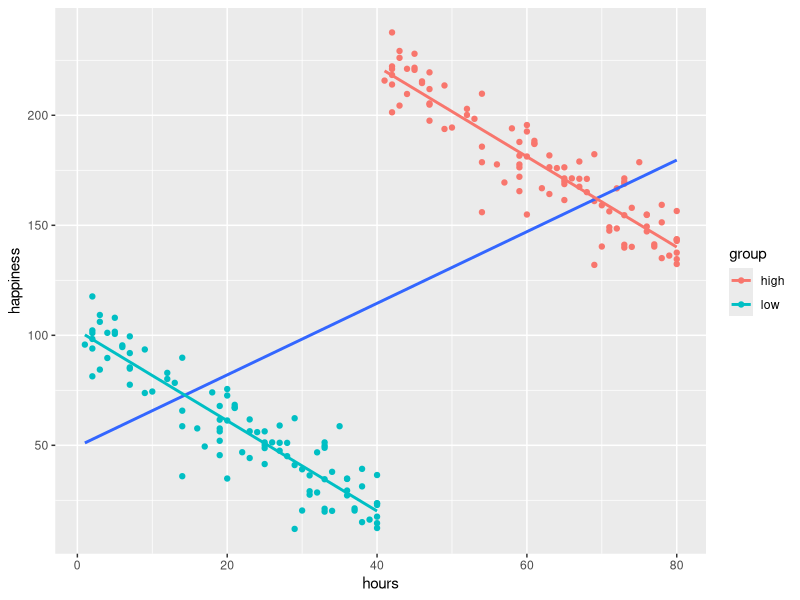
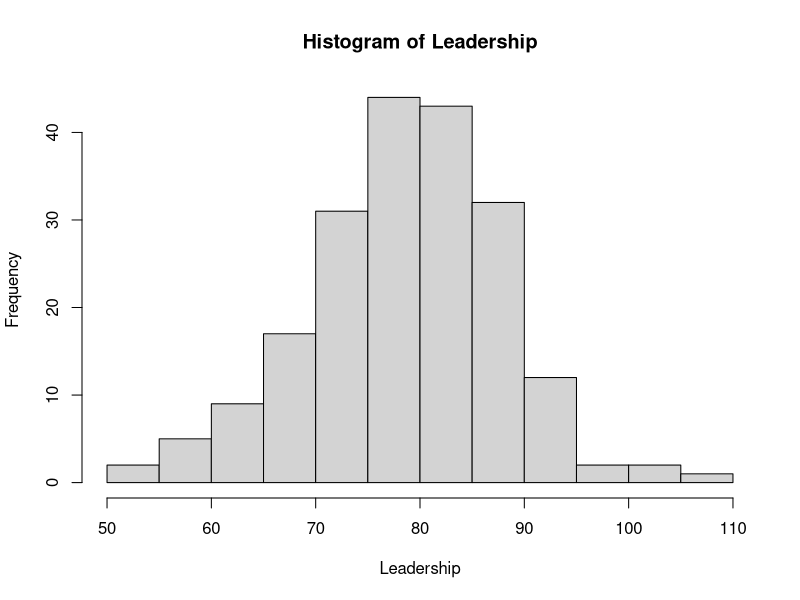
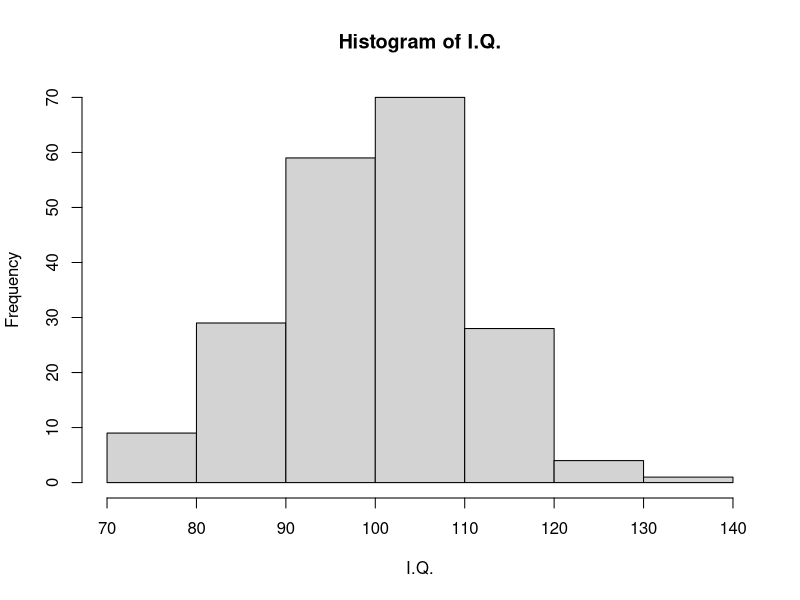
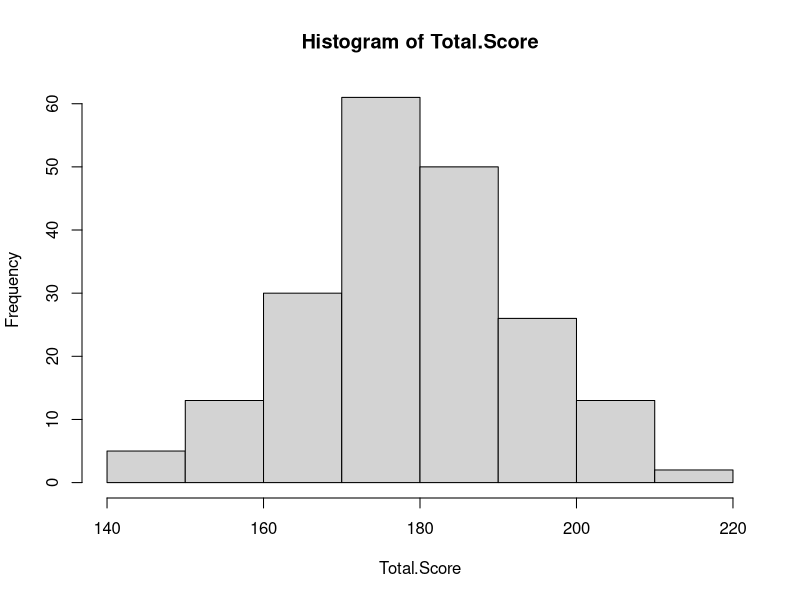
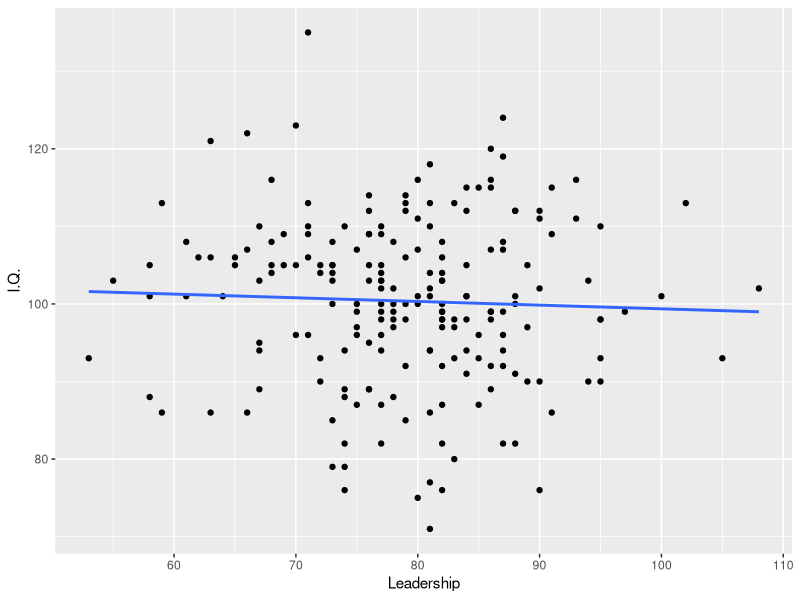
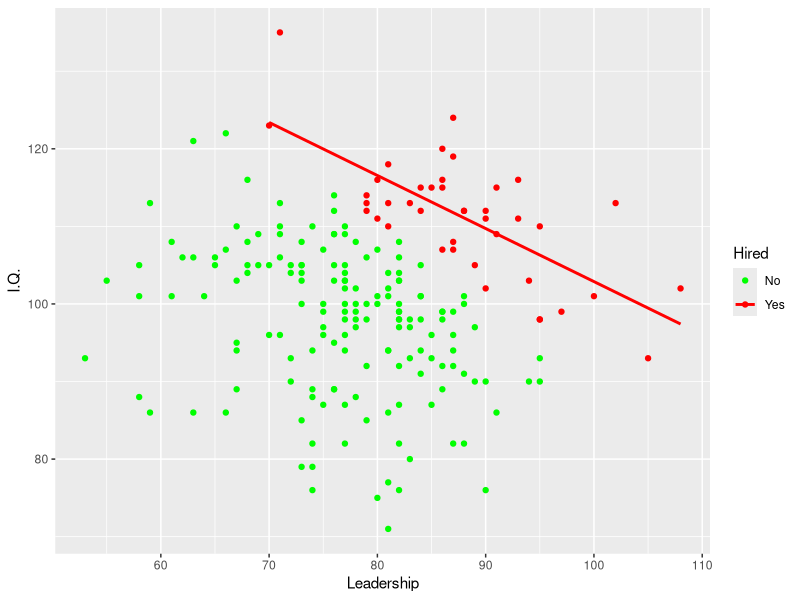
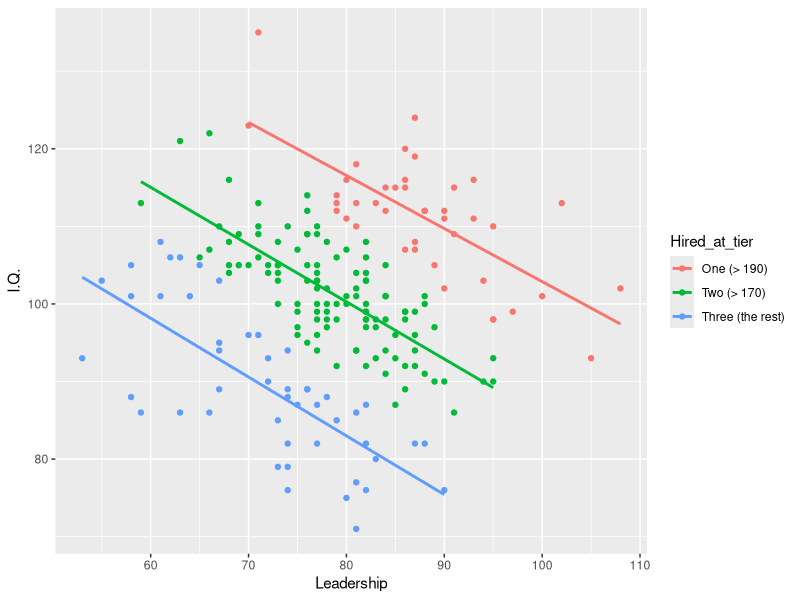
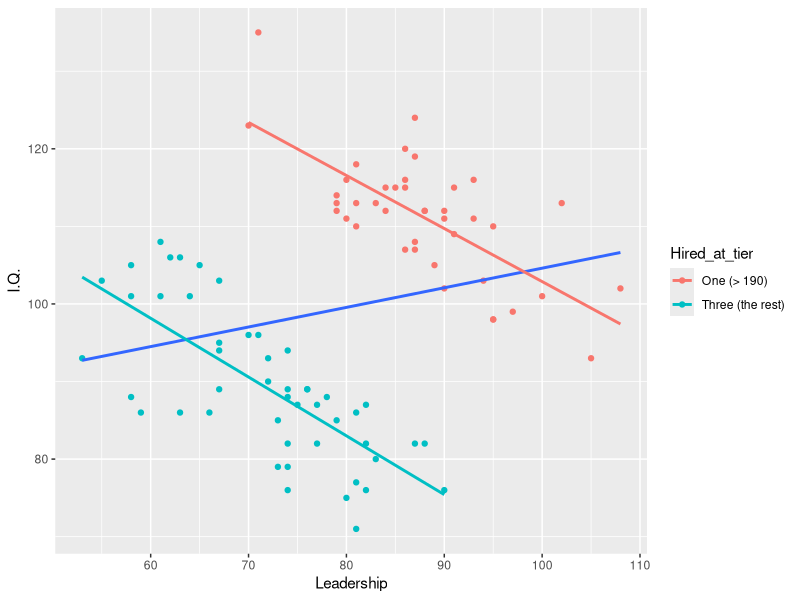

Reproduce these figures in R, in order.
##########################################################################
### 2020 IM Data Conference: Pre-conference Training
### Why Data Analytics Can Be Misleading: Context, Method, and Validity
### Zhen (Richard) Tang, zhen.tang@lmu.edu, Loyola Marymount University
##########################################################################
library("dplyr")
library("ggplot2")

############ The Simpson's Paradox ############
# Assuming we want to study the relation between workload and happiness
# Simulate one hypothetical reality
# setup basic parameters
sample_size = 100
low_hour_range = 40
high_hour_range = 80
low_base = 100
high_base = 300
true_beta = -2
error = rnorm(sample_size, mean = 0, sd = 10)

# simulate low workload group
hours <- sample.int(low_hour_range, size = sample_size, replace = T)
happiness <- low_base + true_beta * hours + error
low_group <- as.data.frame(cbind(happiness, hours))
low_group$group <- c("low")

# simulate high workload group
hours <- hours + (high_hour_range - low_hour_range)
happiness <- high_base + true_beta * hours + error
high_group <- as.data.frame(cbind(happiness, hours))
high_group$group <- c("high")

# the full dataset
happiness_and_work <- rbind(low_group, high_group)

# visulize the simposon's paradox
ggplot(data = happiness_and_work, aes(x = hours, y = happiness)) + geom_point(aes(color = group)) + 
  geom_smooth(method = "lm", se = F) + geom_smooth(method = "lm", se = F, aes(color = group))


# solve the Paradox by adding group fixed-effect
# a wrong model, suggesting more working hours lead to more happiness  :-)
summary(lm(happiness ~ hours, data = happiness_and_work))
# a correct model, suggesting the opposite, which is consistent with the reality we simulated. 
summary(lm(happiness ~ hours + group, data = happiness_and_work))





############ The Selction Effect ############
######## ___Generate Cadidate Pool ########
# generate Leadership Score from a normal distribution with mean = 80, s.d. = 10
Leadership <- round(rnorm(200, 80, 10), digit = 0)
summary(Leadership)
hist(Leadership)

# generate I.Q. Score with a normal distribution with mean = 100, s.d. = 10
I.Q. <-  round(rnorm(200, 100, 10), digit = 0)
hist(I.Q.)

# note that the leadership and I.Q. scores are drawn from two independent simulation
# thus, the two scores are independent too. 
cor.test(Leadership, I.Q.)

# generate Total.Score
Total.Score = Leadership + I.Q.
hist(Total.Score)
# note that the sum of two independent normal distributions is still a normal distribution


# generate Candidate.ID
Candidate.ID <- c(1:200)
# combine information into data.frame
Candidates <- as.data.frame(cbind(Candidate.ID, Leadership, I.Q., Total.Score))


# sava a sample of candidates to excel
# write.csv(Candidates[c(1:15),] ,"Candidate Pool.csv")

# visualize the original candidate pool
ggplot(Candidates, aes(x = Leadership, y = I.Q.)) + geom_point() + geom_smooth(method = "lm", se = F )
# key: there is not correlation between the values of Leadership and I.Q.


######## ___Hiring Decisions ########
# simulate hiring decisions according to the total score of Leadership and I.Q.
Candidates <- Candidates %>% mutate (Hired = ifelse(Total.Score > 190, "Yes", "No")) %>% 
  mutate(Hired_at_tier = ifelse(Total.Score > 190, "One (> 190)", ifelse(Total.Score > 170, "Two (> 170)", "Three (the rest)"))) %>%
  mutate(Hired_at_tier = factor(Hired_at_tier, levels = c("One (> 190)", "Two (> 170)", "Three (the rest)")))


######## Visualizing the Selection Effect  
# superfical negative correlation between Leadership and I.Q. among those who are hired
ggplot(Candidates, aes(x = Leadership, y = I.Q., color = Hired)) + geom_point() +  
  geom_smooth(data = Candidates %>% filter(Hired =="Yes"), method = "lm", se = F ) + scale_color_manual(values = c("green", "red"))

# superfical negative correlation between Leadership and I.Q. in EVERY tier of the companies
ggplot(Candidates, aes(x = Leadership, y = I.Q., color = Hired_at_tier)) + geom_point() +  
  geom_smooth(data = Candidates, method = "lm", se = F ) 

######## ___More data is better? ####
# we know that in the reality we simulated, I.Q. and Leadership is independent
# the  model below is a correct model, regrssing Leadership on I.Q. only
summary(lm(Leadership ~ I.Q., data = Candidates))
# the model below is a wrong one, putting an extra variable totally biased the reality,
# suggesting a negative relationship between I.Q. and Leadership.
# Therefore, more data/variables might not always be good
summary(lm(Leadership ~ I.Q. + Hired_at_tier, data = Candidates))



######## ___One Interesting Extension: Simpson's Paradox ####
# assuming you got the model right, but if you did not sample correctly, your analytics still failed
# if you using only highest and lowest tier companies, you will see simpson's paradox
ggplot(data = Candidates %>% filter(Hired_at_tier == "One (> 190)" | Hired_at_tier == "Three (the rest)"), aes(x = Leadership, y = I.Q.)) + 
  geom_point(aes(color = Hired_at_tier)) +  geom_smooth( method = "lm", se = F ) + geom_smooth(method = "lm", se =F, aes(color = Hired_at_tier))


# In sum, Data Analytics Can Be Misleading in Many Ways





############ Will You Play the Game: Ergodicity ############
# setup of the game, which gives you 50% chance of winning 80% and 50% chance of lossing 60%
gain = 0.8
loss = 0.6
chance_of_gain = 0.5
initial_value = 1000

###### Scenario 1. one individual plays the game for N round with the initial value
# sample the N rounds of the game: 1 for gain and 0 for loss
# here we choose N = 100
N = 100
# rbinom draw a random set of samples from binomial distribution to mimic the gains and losses 
# rbinom can be use to simulate one bernoulli or many bernoulli experiments, 
# see: http://www.programmingr.com/examples/neat-tricks/sample-r-function/r-rbinom/
gain_or_loss <- rbinom(N, 1, chance_of_gain)
summary(gain_or_loss)

# outcome for ONE individual play the game for N rounds
# review what happened in the N rounds
gain_or_loss
# the in chain of N events, 1 represents 80% gain and 0 represents 60% loss
# we then translate the chain of events into a chain of real rates of gains and losses
gain_or_loss_new <- gain_or_loss * 1.4 + 0.4
gain_or_loss_new
return_rate <- cumprod(gain_or_loss_new)[N]
print(paste("return rate is: ", return_rate))

# since the order of the multiplication doesn't matter, we can just get the return rate with:
return_rate <- (1 + gain) ^ (sum(gain_or_loss)) * (1 - loss) ^ (N -sum(gain_or_loss))
print(paste("return rate is: ", return_rate))

final_value <- return_rate * initial_value
print(paste("final value is: ", final_value))

# after N round (here N = 100), you only have a small fraction of your intial value (i.e., 1,000) left. 
# so, with only one player, the solution B is closer to the truth. 




###### scenario 2. a group of people play the game
group_size = 1000000
gain_or_loss_group <- rbinom(group_size, N, chance_of_gain)
# the occurance of loss and gain is consistent with the law of large number: 50% gains and 50% loss   
summary(gain_or_loss_group)


# the distribution of the group players' return rate
# very righ-skewed, a fraction of total players win a lot but the majority are lossing money. 
return_rate_group <- (1 + gain) ^ (gain_or_loss_group) * (1 - loss) ^ (N - gain_or_loss_group)
summary(return_rate_group)
hist(return_rate_group)
# to show the tiny righ tail of the distribution, we take logarithm of the return rate
hist(log(return_rate_group))
print(paste("mean return rate is: ", mean(return_rate_group)))

# see the mean final value of the group of players
final_value_group <- return_rate_group * initial_value
summary(final_value_group)
hist(log(final_value_group))

print(paste("mean final value is: ", mean(final_value_group)))

# so, wtih many players, the solution A is closer to the truth.


